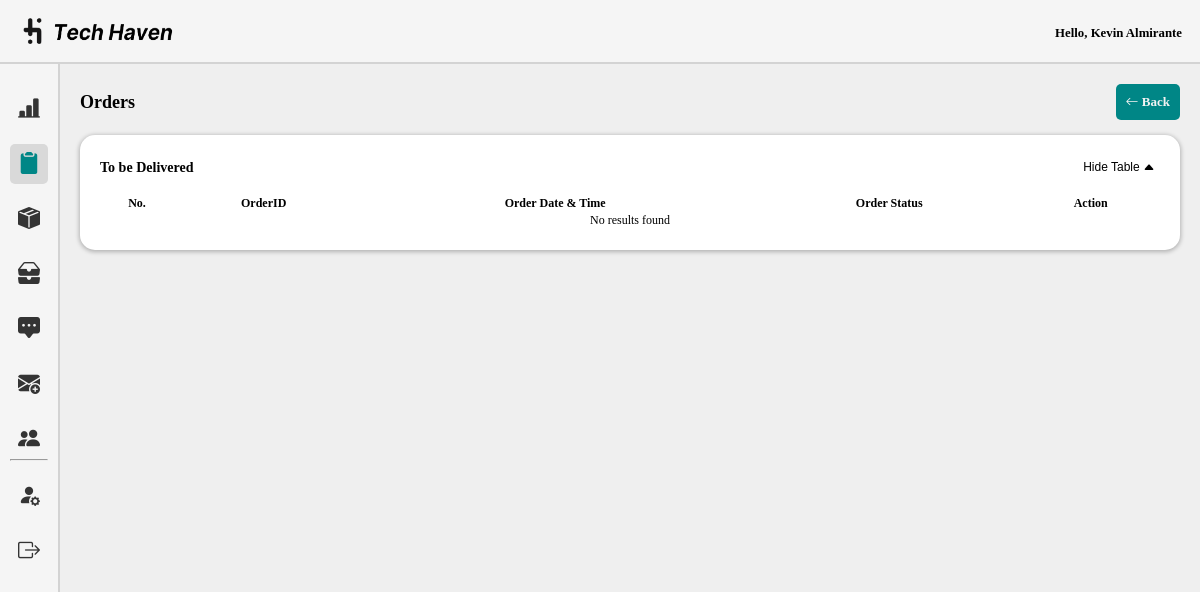
/admin/success_orders.php (signed in), run on an earlier commit of the app's database.
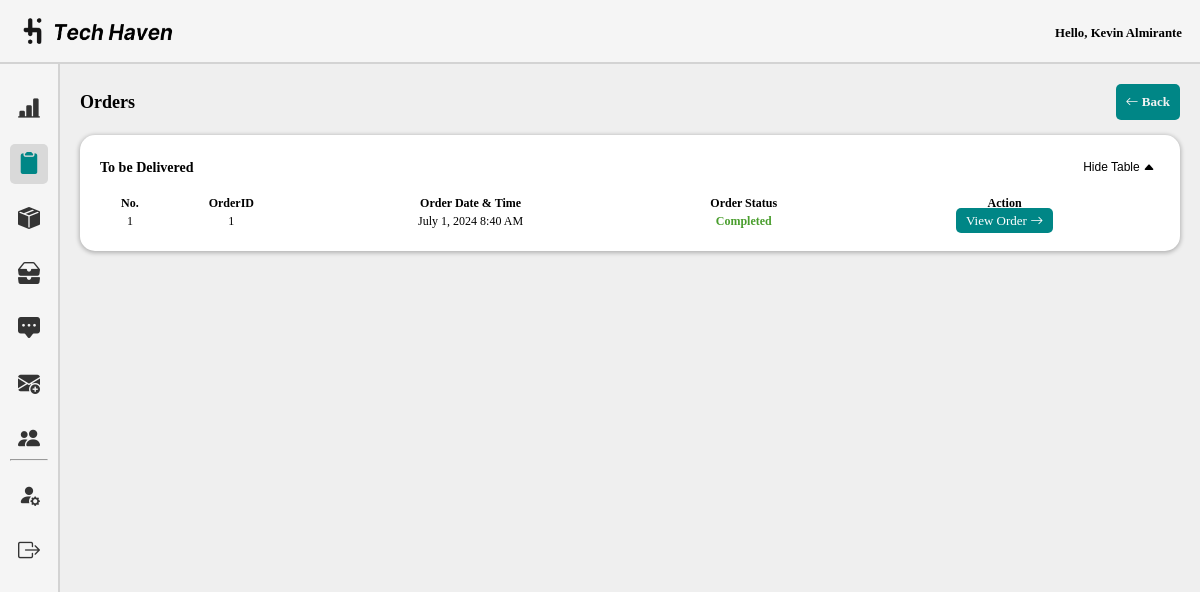
And on a later commit of the database.
### tables this page shows
CREATE TABLE `orders_prod` (
  `orderID` int(50) NOT NULL,
  `customerID` int(50) NOT NULL,
  `items` text NOT NULL,
  `shipID` int(50) NOT NULL,
  `payment` varchar(250) NOT NULL,
  `order_date` timestamp NOT NULL DEFAULT current_timestamp(),
  `status` varchar(100) NOT NULL,
  `total_amount` int(250) NOT NULL
);

### admin/success_orders.php (the view, shortened to what the changed rows need)
<!DOCTYPE html>
<html lang="en">
<head>
    <link rel="stylesheet" href="css/dashboard.css">
    <link rel="stylesheet" href="../assets/font/inter.css">
    <link rel="stylesheet" href="../node_modules/bootstrap-icons/font/bootstrap-icons.css">
    <link rel="stylesheet" type="text/css" href="https://cdn.datatables.net/1.10.25/css/jquery.dataTables.css">
</head>
<body>
    <section class="container">
    <div class="dashboard-content">
        <div class="heading-container">
            <h1>Orders</h1>
        </div><br>
        <div class="wrapper-dashboard" style="margin-bottom:20px;">
            <br>
            <div id="recentTable" style="display: block;">
                <table id="example" class="display" style="width:100%">
                    <thead>
                        <tr>
                            <th>No.</th>
                            <th>OrderID</th>
                            <th>Order Date & Time</th>
                            <th>Order Status</th>
                            <th>Action</th>
                        </tr>
                    </thead>
                    <tbody>
                        <?php
                        $servername = "localhost";
                        $username = "root";
                        $password = "";
                        $dbname = "th_db";
                        $conn = new mysqli($servername, $username, $password, $dbname);
                        $sql = "SELECT orderID, order_date, status FROM orders_prod where status='delivered'";
                        $result = $conn->query($sql);
                        if ($result->num_rows > 0) {
                            $counter = 1;
                            while ($row = $result->fetch_assoc()) {
                                echo "<tr>";
                                echo "<td>" . $counter . "</td>";
                                echo "<td>" . $row["orderID"] . "</td>";
                                echo "<td>";
                                $dateTime = new DateTime($row["order_date"]);
                                $formattedDate = $dateTime->format('F j, Y g:i A');
                                echo $formattedDate;
                                echo "</td>";
                                if ($row["status"] == "delivered") {
                                    echo "<td style='color:#4a9e2e; font-weight:bold;'>Completed</td>";
                                } else {
                                    echo "<td>" . $row["status"] . "</td>";
                                }
                                echo "<td>";
                                echo "<a href='#' onclick=\"openWindow('view_order_last.php?id=" . $row["orderID"] . "')\" title='View Order' style='background:#008686; color:white; border-radius:5px; padding:5px 10px;font-size:13px; text-decoration:none;'>
                                    <span style='font-size:13px;'>View Order</span>
                                    <i class='bi bi-arrow-right'></i>
                                </a>";
                                echo "</td>";
                                echo "</tr>";
                                $counter++;
                            }
                        } else {
                            echo "<tr><td colspan='9'>No results found</td></tr>";
                        }
                        ?>
                    </tbody>
                </table>
            </div>
        </div>
    </div>
    </section>
</body>
</html>

What changed in the data, as far as the page shows it:
now on this page (row edited): orders_prod: orderID "1", order_date "July 1, 2024 8:40 AM", status "Completed"
Also different on the page:
text no longer shown: "No results found"
